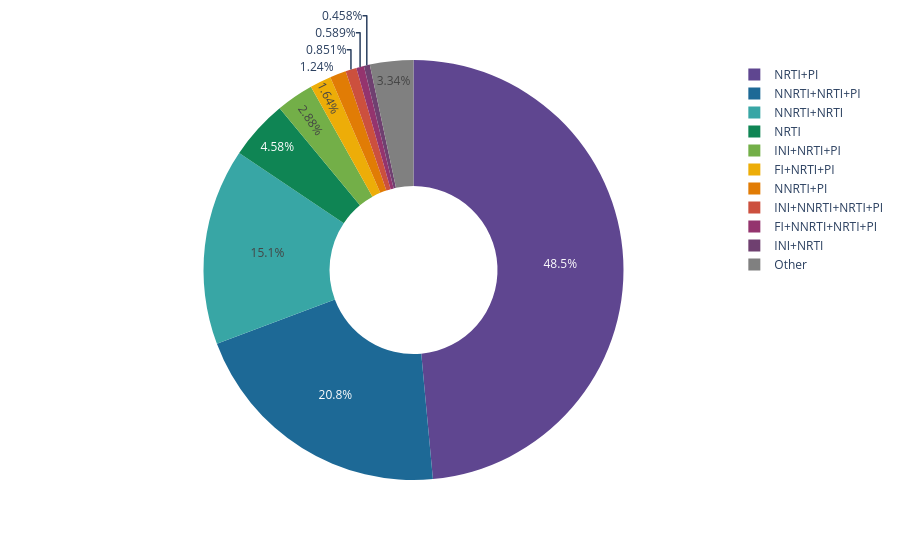

Notebook cell for this chart:
### Markdown cell above
#### Which combination of drug classes were patients switched to after TCE?

### Code cell
threshold = 7

df_plot = df.copy()
df_plot.loc[df_plot['tce_count'] < threshold, 'class_signature'] = 'Other'
df_plot = df_plot.groupby('class_signature', as_index=False)['tce_count'].sum()

df_plot = df_plot.sort_values('tce_count', ascending=False)
other_row = df_plot[df_plot['class_signature'] == 'Other']
df_plot = pd.concat([df_plot[df_plot['class_signature'] != 'Other'], other_row])

colors = px.colors.qualitative.Prism
color_map = {sig: colors[i % len(colors)]
             for i, sig in enumerate(df_plot[df_plot['class_signature'] != 'Other']['class_signature'])}
color_map['Other'] = '#808080'

legend_order = list(df_plot[df_plot['class_signature'] != 'Other']['class_signature']) + ['Other']

fig = px.pie(
    df_plot,
    names="class_signature",
    values="tce_count",
    hole=0.4,
    color="class_signature",
    color_discrete_map=color_map,
    category_orders={"class_signature": legend_order}
)

fig.show()
fig.write_image("drug_class_combinations.png")

### Figure 1 — Plotly figure (JSON) as saved in the notebook; plotly's stock layout.template omitted (floating-point values rounded to 4 significant figures)
{"data": [{"customdata": [["NRTI+PI"], ["NNRTI+NRTI+PI"], ["NNRTI+NRTI"], ["NRTI"], ["INI+NRTI+PI"], ["FI+NRTI+PI"], ["NNRTI+PI"], ["INI+NNRTI+NRTI+PI"], ["FI+NNRTI+NRTI+PI"], ["INI+NRTI"], ["Other"]], "direction": "clockwise", "domain": {"x": [0, 1], "y": [0, 1]}, "hole": 0.4, "hovertemplate": "class_signature=%{customdata[0]}<br>tce_count=%{value}<extra></extra>", "labels": ["NRTI+PI", "NNRTI+NRTI+PI", "NNRTI+NRTI", "NRTI", "INI+NRTI+PI", "FI+NRTI+PI", "NNRTI+PI", "INI+NNRTI+NRTI+PI", "FI+NNRTI+NRTI+PI", "INI+NRTI", "Other"], "legendgroup": "", "marker": {"colors": ["rgb(95, 70, 144)", "rgb(29, 105, 150)", "rgb(56, 166, 165)", "rgb(15, 133, 84)", "rgb(115, 175, 72)", "rgb(237, 173, 8)", "rgb(225, 124, 5)", "rgb(204, 80, 62)", "rgb(148, 52, 110)", "rgb(111, 64, 112)", "#808080"]}, "name": "", "showlegend": true, "sort": false, "type": "pie", "values": [741, 317, 231, 70, 44, 25, 19, 13, 9, 7, 51]}], "layout": {"legend": {"tracegroupgap": 0}, "margin": {"t": 60}}}
